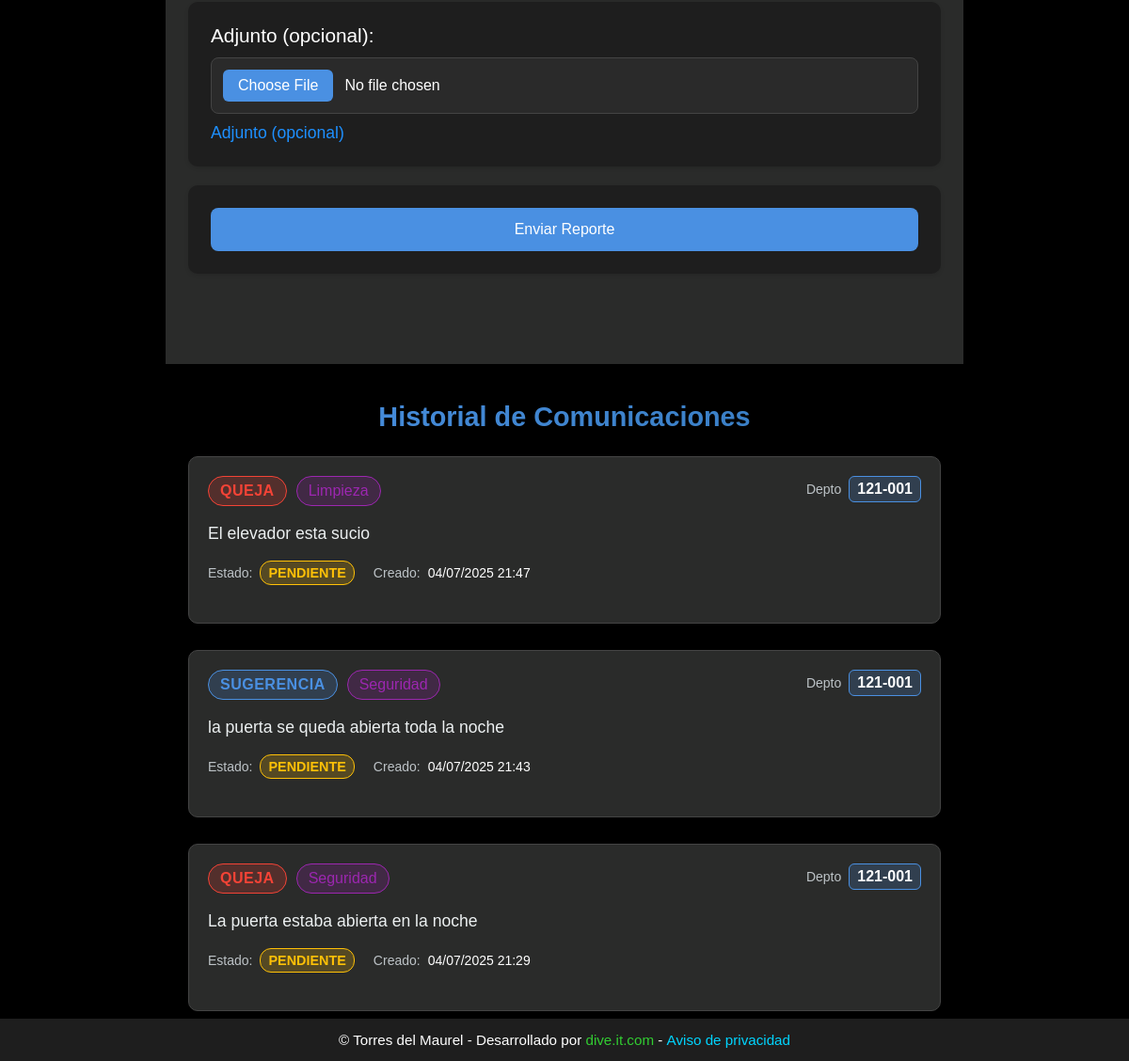
/qys/ (signed in, lower part), run on an earlier commit of the app's database.
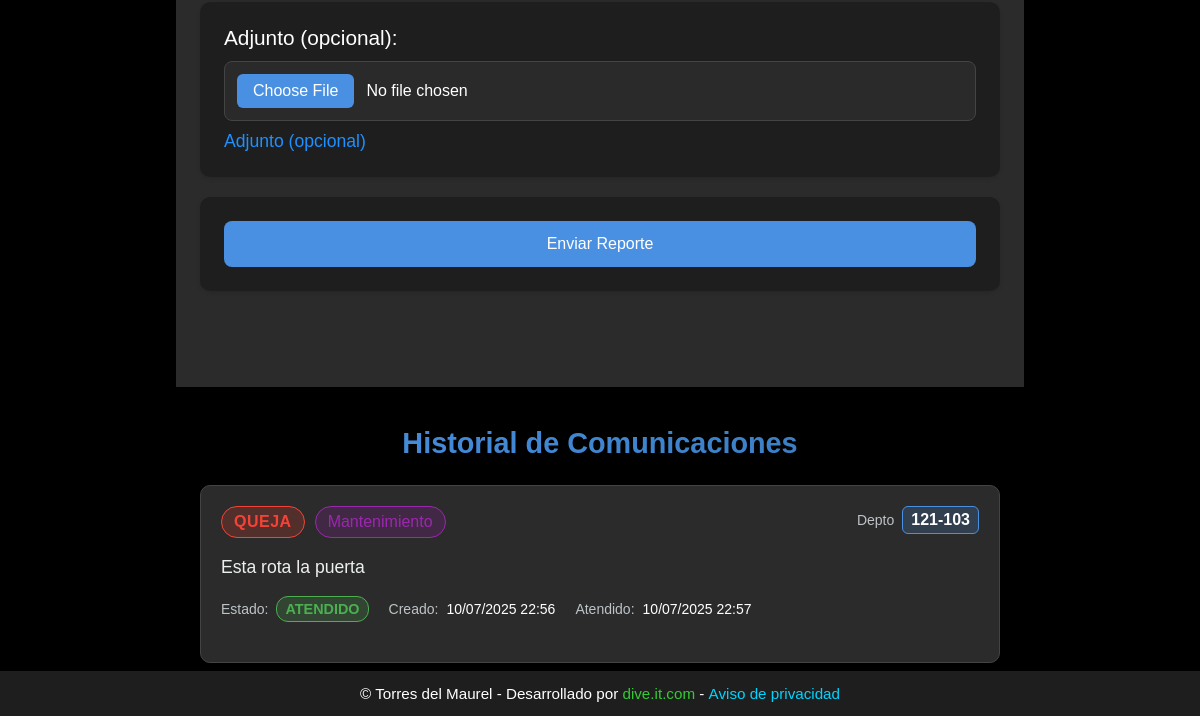
And on a later commit of the database.
### website/models.py (models this page shows, shortened)
class ComplaintSuggestion(models.Model):
    TYPE_CHOICES = [
        ('queja', 'Queja'),
        ('sugerencia', 'Sugerencia'),
    ]
    CATEGORY_CHOICES = [
        ('mantenimiento', 'Mantenimiento'),
        ('seguridad', 'Seguridad'),
        ('ruido', 'Ruido'),
        ('limpieza', 'Limpieza'),
        ('estacionamiento', 'Estacionamiento'),
        ('otro', 'Otro'),
    ]
    STATUS_CHOICES = [
        ('pendiente', 'Pendiente'),
        ('en_progreso', 'En Progreso'),
        ('atendido', 'Atendido'),
    ]
    user = models.ForeignKey(CustomUser, on_delete=models.CASCADE)
    apartment_number = models.CharField(max_length=10)
    type = models.CharField(max_length=10, choices=TYPE_CHOICES)
    category = models.CharField(max_length=20, choices=CATEGORY_CHOICES)
    description = models.TextField()
    attachment = models.FileField(upload_to='qys_attachments/', null=True, blank=True)
    status = models.CharField(max_length=20, choices=STATUS_CHOICES, default='pendiente')
    created_at = models.DateTimeField(auto_now_add=True)
    attended_at = models.DateTimeField(null=True, blank=True)
    updated_at = models.DateTimeField(auto_now=True)
    class Meta:
        ordering = ['-created_at']

### website/views.py (the view)
# urls.py: path('qys/', views.qys, name='qys'),
@login_required
@require_http_methods(["GET", "POST"])
def qys(request):
    if request.method == 'POST':
        print("=== QYS DEBUG: POST request received ===")
        print(f"POST data: {dict(request.POST)}")
        print(f"FILES data: {dict(request.FILES)}")
        print(f"User: {request.user}")
        print(f"Is AJAX: {request.headers.get('X-Requested-With') == 'XMLHttpRequest'}")
        if 'submit_qys' in request.POST:
            form = ComplaintSuggestionForm(request.POST, request.FILES, user=request.user)
            print(f"Form is_valid(): {form.is_valid()}")
            if not form.is_valid():
                print(f"Form errors: {dict(form.errors)}")
                print(f"Form non_field_errors: {form.non_field_errors()}")
                if request.headers.get('X-Requested-With') == 'XMLHttpRequest':
                    return JsonResponse({
                        'success': False,
                        'errors': dict(form.errors),
                        'message': 'Error en el formulario. Por favor, corrija los errores.'
                    })
                else:
                    messages.error(request, 'Error en el formulario. Por favor, corrija los errores.')
            if form.is_valid():
                try:
                    print("=== SAVING QYS ===")
                    qys = form.save(commit=False)
                    qys.user = request.user
                    print(f"QYS object created: {qys}")
                    qys.save()
                    print(f"QYS saved with ID: {qys.id}")
                    email_sent = True
                    if request.headers.get('X-Requested-With') == 'XMLHttpRequest':
                        response_data = {
                            'success': True,
                            'message': 'Su queja o sugerencia ha sido enviada exitosamente.',
                            'new_qys': {
                                'id': qys.id,
                                'type': qys.get_type_display(),
                                'category': qys.get_category_display(),
                                'apartment_number': qys.apartment_number,
                                'description': qys.description,
                                'status': qys.get_status_display(),
                                'created_at': qys.created_at.strftime('%d/%m/%Y %H:%M'),
                                'attended_at': qys.attended_at.strftime('%d/%m/%Y %H:%M') if qys.attended_at else None,
                                'is_staff': request.user.is_staff,
                                'status_choices': qys.STATUS_CHOICES if request.user.is_staff else None,
                            }
                        }
                        print(f"Returning AJAX response: {response_data}")
                        return JsonResponse(response_data)
                    else:
                        messages.success(request, 'Su queja o sugerencia ha sido enviada exitosamente.')
                        return redirect('qys')
                except Exception as e:
                    print(f"=== ERROR during QYS processing: {str(e)} ===")
                    import traceback
                    print(f"Traceback: {traceback.format_exc()}")
                    if request.headers.get('X-Requested-With') == 'XMLHttpRequest':
                        return JsonResponse({
                            'success': False,
                            'message': f'Error interno: {str(e)}'
                        })
                    else:
                        messages.error(request, f'Error al procesar el reporte: {str(e)}')
        elif 'update_status' in request.POST and request.user.is_staff:
            qys_id = request.POST.get('qys_id')
            new_status = request.POST.get('status')
            try:
                qys = ComplaintSuggestion.objects.get(id=qys_id)
                if new_status in dict(ComplaintSuggestion.STATUS_CHOICES):
                    qys.status = new_status
                    qys.save()
                    if request.headers.get('X-Requested-With') == 'XMLHttpRequest':
                        return JsonResponse({
                            'success': True,
                            'message': 'Estado actualizado exitosamente.',
                        })
                    messages.success(request, 'Estado actualizado exitosamente.')
                else:
                    if request.headers.get('X-Requested-With') == 'XMLHttpRequest':
                        return JsonResponse({
                            'success': False,
                            'message': 'Estado inválido.',
                        })
                    messages.error(request, 'Estado inválido.')
            except ComplaintSuggestion.DoesNotExist:
                if request.headers.get('X-Requested-With') == 'XMLHttpRequest':
                    return JsonResponse({
                        'success': False,
                        'message': 'Reporte no encontrado.',
                    })
                messages.error(request, 'Reporte no encontrado.')
            except Exception as e:
                print(f"Error updating QYS status: {str(e)}")
                if request.headers.get('X-Requested-With') == 'XMLHttpRequest':
                    return JsonResponse({
                        'success': False,
                        'message': f'Error al actualizar: {str(e)}',
                    })
                messages.error(request, f'Error al actualizar: {str(e)}')
            return redirect('qys')
        elif 'delete_qys' in request.POST and request.user.is_superuser:
            qys_id = request.POST.get('qys_id')
            try:
                qys = ComplaintSuggestion.objects.get(id=qys_id)
                qys.delete()
                if request.headers.get('X-Requested-With') == 'XMLHttpRequest':
                    return JsonResponse({
                        'success': True,
                        'message': 'La queja o sugerencia ha sido eliminada exitosamente.',
                    })
                messages.success(request, 'La queja o sugerencia ha sido eliminada exitosamente.')
            except ComplaintSuggestion.DoesNotExist:
                if request.headers.get('X-Requested-With') == 'XMLHttpRequest':
                    return JsonResponse({
                        'success': False,
                        'message': 'Reporte no encontrado.',
                    })
                messages.error(request, 'Reporte no encontrado.')
            except Exception as e:
                print(f"Error deleting QYS: {str(e)}")
                if request.headers.get('X-Requested-With') == 'XMLHttpRequest':
                    return JsonResponse({
                        'success': False,
                        'message': f'Error al eliminar: {str(e)}',
                    })
                messages.error(request, f'Error al eliminar: {str(e)}')
            return redirect('qys')
    else:
        print("=== QYS DEBUG: GET request ===")
        form = ComplaintSuggestionForm(user=request.user)
    all_qys = ComplaintSuggestion.objects.all().order_by('-created_at')
    return render(request, 'qys.html', {
        'form': form,
        'all_qys': all_qys
    })

### website/forms.py
class ComplaintSuggestionForm(forms.ModelForm):
    class Meta:
        model = ComplaintSuggestion
        fields = ['apartment_number', 'type', 'category', 'description', 'attachment']
        labels = {
            'apartment_number': 'Número de Departamento',
            'type': 'Tipo de reporte',
            'category': 'Categoría',
            'description': 'Descripción',
            'attachment': 'Adjunto (opcional)',
        }
        widgets = {
            'description': forms.Textarea(attrs={'rows': 4}),
        }
    def __init__(self, *args, **kwargs):
        user = kwargs.pop('user', None)
        super().__init__(*args, **kwargs)
        if user and user.apartment_number:
            self.fields['apartment_number'].initial = user.apartment_number
            self.fields['apartment_number'].widget.attrs['readonly'] = True

### website/templates/qys.html (shortened to what this page needs)
{% extends "base.html" %}
{% load static %}
{% block extra_css %}
<link rel="stylesheet" href="{% static 'css/qys.css' %}">
{% endblock %}
{% block content %}
<div class="qys-container">
    <form method="post" enctype="multipart/form-data" id="qys-form">
        <div class="form-group">
            <label for="id_attachment">Adjunto (opcional):</label>
            <input type="file"
                   name="attachment"
                   id="id_attachment"
                   accept="image/*,.pdf,.doc,.docx"
                   class="form-control">
            <small class="small">Adjunto (opcional)</small>
        </div>
        <div class="form-group">
            <button type="submit" id="submit-button">Enviar Reporte</button>
        </div>
    </form>
    <div id="upload-status"></div>
</div>
<div class="qys-records-section">
    <h2>Historial de Comunicaciones</h2>
    <div class="records-container">
        {% for qys in all_qys %}
        <div class="record-card" data-qys-id="{{ qys.id }}">
            <div class="record-header">
                <div class="record-type">
                    <span class="type-badge type-{{ qys.type }}">{{ qys.get_type_display }}</span>
                    <span class="category-badge">{{ qys.get_category_display }}</span>
                </div>
                <div class="record-apartment">
                    <span class="apartment-label">Depto</span>
                    <span class="apartment-number">{{ qys.apartment_number }}</span>
                </div>
            </div>
            <div class="record-body">
                <div class="record-description">
                    <p>{{ qys.description }}</p>
                </div>
                <div class="record-meta">
                    <div class="meta-item">
                        <span class="meta-label">Estado:</span>
                        <span class="status-badge status-{{ qys.status }}">{{ qys.get_status_display }}</span>
                    </div>
                    <div class="meta-item">
                        <span class="meta-label">Creado:</span>
                        <span class="meta-value">{{ qys.created_at|date:"d/m/Y H:i" }}</span>
                    </div>
                    {% if qys.attended_at %}
                    <div class="meta-item">
                        <span class="meta-label">Atendido:</span>
                        <span class="meta-value">{{ qys.attended_at|date:"d/m/Y H:i" }}</span>
                    </div>
                    {% endif %}
                </div>
            </div>
        </div>
        {% empty %}
        <div class="no-records">
            <div class="no-records-icon">📝</div>
            <h3>No hay comunicaciones registradas</h3>
            <p>Sea el primero en enviar una queja o sugerencia</p>
        </div>
        {% endfor %}
    </div>
</div>
{% endblock %}

### website/templates/base.html (shortened to what this page needs)
<!DOCTYPE html>
<html lang="en">
<head>
    {% load static %}
    <link rel="stylesheet" href="{% static 'css/base.css' %}">
    <link rel="stylesheet" href="{% static 'css/universal-loading.css' %}">
    {% block extra_css %}{% endblock %}
</head>
<body>
    <div class="container" role="main">
        {% block content %}
        {% endblock %}
    </div>
    <footer>
        <div class="footer-content">
            © Torres del Maurel - Desarrollado por <a class='dive-link' href='http://www.dive.it.com'> dive.it.com </a> -
            <a class='aviso-link' href="{% url 'aviso_priv' %}">Aviso de privacidad</a>
        </div>
    </footer>
</body>
</html>

### website/static/css/base.css (style rules this page uses)
body { font-family: Arial, sans-serif; background-color: black; margin: 0; padding: 0; min-height: 100vh; display: flex; flex-direction: column; }
.container { width: 100%; max-width: 100%; margin: 0 auto; padding: 0 0.75rem; box-sizing: border-box; flex: 1 0 auto; }
footer { background-color: #1e1e1e; padding: 0.75rem 0; margin-top: auto; }
.footer-content { text-align: center; color: white; font-size: 0.85rem; padding: 0 1rem; line-height: 1.4; }
.dive-link, .aviso-link { display: inline-block; text-decoration: none; font-weight: 500; transition: color 0.2s ease; }
.dive-link { color: #32CD32; }
.aviso-link { color: #00D5FF; }
@media (min-width: 840px) { .container { padding: 0 1.25rem; } }
@media (min-width: 840px) { .footer-content { font-size: 0.9rem; } }
@media (min-width: 1024px) { .container { max-width: 1200px; padding: 0 1.5rem; } }
@media (min-width: 1024px) { .footer-content { font-size: 0.95rem; } }

### website/static/css/universal-loading.css (style rules this page uses)
.upload-status, .form-status, #upload-status { margin-top: 1rem; padding: 0.85rem; border-radius: 8px; text-align: center; font-weight: 500; font-size: 0.95rem; min-height: 20px; }
@media (min-width: 768px) { .upload-status, .form-status, #upload-status { font-size: 1rem; padding: 1rem; } }

What changed in the data, as far as the page shows it:
removed ComplaintSuggestion: type "QUEJA", category "Limpieza", apartment_number "121-001", description "El elevador esta sucio", status "PENDIENTE", created_at "04/07/2025 21:47"
removed ComplaintSuggestion: type "SUGERENCIA", category "Seguridad", apartment_number "121-001", description "la puerta se queda abierta toda la noche", status "PENDIENTE", created_at "04/07/2025 21:43"
removed ComplaintSuggestion: type "QUEJA", category "Seguridad", apartment_number "121-001", description "La puerta estaba abierta en la noche", status "PENDIENTE", created_at "04/07/2025 21:29"
added ComplaintSuggestion: type "QUEJA", category "Mantenimiento", apartment_number "121-103", description "Esta rota la puerta", status "ATENDIDO", created_at "10/07/2025 22:56", attended_at "10/07/2025 22:57"
